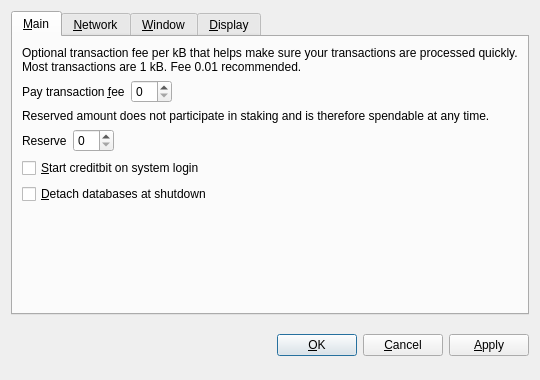
<?xml version="1.0" encoding="UTF-8"?>
<ui version="4.0">
 <class>OptionsDialog</class>
 <widget class="QDialog" name="OptionsDialog">
  <property name="geometry">
   <rect>
    <x>0</x>
    <y>0</y>
    <width>540</width>
    <height>380</height>
   </rect>
  </property>
  <property name="windowTitle">
   <string>Options</string>
  </property>
  <property name="modal">
   <bool>true</bool>
  </property>
  <layout class="QVBoxLayout" name="verticalLayout">
   <item>
    <widget class="QTabWidget" name="tabWidget">
     <property name="tabPosition">
      <enum>QTabWidget::North</enum>
     </property>
     <property name="currentIndex">
      <number>0</number>
     </property>
     <widget class="QWidget" name="tabMain">
      <attribute name="title">
       <string>&amp;Main</string>
      </attribute>
      <layout class="QVBoxLayout" name="verticalLayout_Main">
       <item>
        <widget class="QLabel" name="transactionFeeInfoLabel">
         <property name="text">
          <string>Optional transaction fee per kB that helps make sure your transactions are processed quickly. Most transactions are 1 kB. Fee 0.01 recommended.</string>
         </property>
         <property name="textFormat">
          <enum>Qt::PlainText</enum>
         </property>
         <property name="wordWrap">
          <bool>true</bool>
         </property>
        </widget>
       </item>
       <item>
        <layout class="QHBoxLayout" name="horizontalLayoutFee">
         <item>
          <widget class="QLabel" name="transactionFeeLabel">
           <property name="text">
            <string>Pay transaction &amp;fee</string>
           </property>
           <property name="textFormat">
            <enum>Qt::PlainText</enum>
           </property>
           <property name="buddy">
            <cstring>transactionFee</cstring>
           </property>
          </widget>
         </item>
         <item>
          <widget class="BitcoinAmountField" name="transactionFee"/>
         </item>
         <item>
          <spacer name="horizontalSpacerFee">
           <property name="orientation">
            <enum>Qt::Horizontal</enum>
           </property>
           <property name="sizeHint" stdset="0">
            <size>
             <width>40</width>
             <height>20</height>
            </size>
           </property>
          </spacer>
         </item>
        </layout>
       </item>
       <item>
        <widget class="QLabel" name="reserveBalanceInfoLabel">
         <property name="text">
          <string>Reserved amount does not participate in staking and is therefore spendable at any time.</string>
         </property>
         <property name="textFormat">
          <enum>Qt::PlainText</enum>
         </property>
         <property name="wordWrap">
          <bool>true</bool>
         </property>
        </widget>
       </item>
       <item>
        <layout class="QHBoxLayout" name="horizontalLayoutReserveBalance">
         <item>
          <widget class="QLabel" name="reserveBalanceLabel">
           <property name="text">
            <string>Reserve</string>
           </property>
           <property name="textFormat">
            <enum>Qt::PlainText</enum>
           </property>
           <property name="buddy">
            <cstring>reserveBalance</cstring>
           </property>
          </widget>
         </item>
         <item>
          <widget class="BitcoinAmountField" name="reserveBalance"/>
         </item>
         <item>
          <spacer name="horizontalSpacerReserveBalance">
           <property name="orientation">
            <enum>Qt::Horizontal</enum>
           </property>
           <property name="sizeHint" stdset="0">
            <size>
             <width>40</width>
             <height>20</height>
            </size>
           </property>
          </spacer>
         </item>
        </layout>
       </item>
       <item>
        <widget class="QCheckBox" name="bitcoinAtStartup">
         <property name="toolTip">
          <string>Automatically start creditbit after logging in to the system.</string>
         </property>
         <property name="text">
          <string>&amp;Start creditbit on system login</string>
         </property>
        </widget>
       </item>
       <item>
        <widget class="QCheckBox" name="detachDatabases">
         <property name="toolTip">
          <string>Detach block and address databases at shutdown. This means they can be moved to another data directory, but it slows down shutdown. The wallet is always detached.</string>
         </property>
         <property name="text">
          <string>&amp;Detach databases at shutdown</string>
         </property>
        </widget>
       </item>
       <item>
        <spacer name="verticalSpacer_Main">
         <property name="orientation">
          <enum>Qt::Vertical</enum>
         </property>
         <property name="sizeHint" stdset="0">
          <size>
           <width>20</width>
           <height>40</height>
          </size>
         </property>
        </spacer>
       </item>
      </layout>
     </widget>
     <widget class="QWidget" name="tabNetwork">
      <attribute name="title">
       <string>&amp;Network</string>
      </attribute>
      <layout class="QVBoxLayout" name="verticalLayout_Network">
       <item>
        <widget class="QCheckBox" name="mapPortUpnp">
         <property name="toolTip">
          <string>Automatically open the creditbit client port on the router. This only works when your router supports UPnP and it is enabled.</string>
         </property>
         <property name="text">
          <string>Map port using &amp;UPnP</string>
         </property>
        </widget>
       </item>
       <item>
        <widget class="QCheckBox" name="connectSocks">
         <property name="toolTip">
          <string>Connect to the creditbit network through a SOCKS proxy (e.g. when connecting through Tor).</string>
         </property>
         <property name="text">
          <string>&amp;Connect through SOCKS proxy:</string>
         </property>
        </widget>
       </item>
       <item>
        <layout class="QHBoxLayout" name="horizontalLayout_Network">
         <item>
          <widget class="QLabel" name="proxyIpLabel">
           <property name="text">
            <string>Proxy &amp;IP:</string>
           </property>
           <property name="textFormat">
            <enum>Qt::PlainText</enum>
           </property>
           <property name="buddy">
            <cstring>proxyIp</cstring>
           </property>
          </widget>
         </item>
         <item>
          <widget class="QValidatedLineEdit" name="proxyIp">
           <property name="maximumSize">
            <size>
             <width>140</width>
             <height>16777215</height>
            </size>
           </property>
           <property name="toolTip">
            <string>IP address of the proxy (e.g. 127.0.0.1)</string>
           </property>
          </widget>
         </item>
         <item>
          <widget class="QLabel" name="proxyPortLabel">
           <property name="text">
            <string>&amp;Port:</string>
           </property>
           <property name="textFormat">
            <enum>Qt::PlainText</enum>
           </property>
           <property name="buddy">
            <cstring>proxyPort</cstring>
           </property>
          </widget>
         </item>
         <item>
          <widget class="QLineEdit" name="proxyPort">
           <property name="maximumSize">
            <size>
             <width>55</width>
             <height>16777215</height>
            </size>
           </property>
           <property name="toolTip">
            <string>Port of the proxy (e.g. 9050)</string>
           </property>
          </widget>
         </item>
         <item>
          <widget class="QLabel" name="socksVersionLabel">
           <property name="text">
            <string>SOCKS &amp;Version:</string>
           </property>
           <property name="textFormat">
            <enum>Qt::PlainText</enum>
           </property>
           <property name="buddy">
            <cstring>socksVersion</cstring>
           </property>
          </widget>
         </item>
         <item>
          <widget class="QValueComboBox" name="socksVersion">
           <property name="toolTip">
            <string>SOCKS version of the proxy (e.g. 5)</string>
           </property>
          </widget>
         </item>
         <item>
          <spacer name="horizontalSpacer_Network">
           <property name="orientation">
            <enum>Qt::Horizontal</enum>
           </property>
           <property name="sizeHint" stdset="0">
            <size>
             <width>40</width>
             <height>20</height>
            </size>
           </property>
          </spacer>
         </item>
        </layout>
       </item>
       <item>
        <spacer name="verticalSpacer_Network">
         <property name="orientation">
          <enum>Qt::Vertical</enum>
         </property>
         <property name="sizeHint" stdset="0">
          <size>
           <width>20</width>
           <height>40</height>
          </size>
         </property>
        </spacer>
       </item>
      </layout>
     </widget>
     <widget class="QWidget" name="tabWindow">
      <attribute name="title">
       <string>&amp;Window</string>
      </attribute>
      <layout class="QVBoxLayout" name="verticalLayout_Window">
       <item>
        <widget class="QCheckBox" name="minimizeToTray">
         <property name="toolTip">
          <string>Show only a tray icon after minimizing the window.</string>
         </property>
         <property name="text">
          <string>&amp;Minimize to the tray instead of the taskbar</string>
         </property>
        </widget>
       </item>
       <item>
        <widget class="QCheckBox" name="minimizeOnClose">
         <property name="toolTip">
          <string>Minimize instead of exit the application when the window is closed. When this option is enabled, the application will be closed only after selecting Quit in the menu.</string>
         </property>
         <property name="text">
          <string>M&amp;inimize on close</string>
         </property>
        </widget>
       </item>
       <item>
        <spacer name="verticalSpacer_Window">
         <property name="orientation">
          <enum>Qt::Vertical</enum>
         </property>
         <property name="sizeHint" stdset="0">
          <size>
           <width>20</width>
           <height>40</height>
          </size>
         </property>
        </spacer>
       </item>
      </layout>
     </widget>
     <widget class="QWidget" name="tabDisplay">
      <attribute name="title">
       <string>&amp;Display</string>
      </attribute>
      <layout class="QVBoxLayout" name="verticalLayout_Display">
       <item>
        <layout class="QHBoxLayout" name="horizontalLayout_1_Display">
         <item>
          <widget class="QLabel" name="langLabel">
           <property name="text">
            <string>User Interface &amp;language:</string>
           </property>
           <property name="textFormat">
            <enum>Qt::PlainText</enum>
           </property>
           <property name="buddy">
            <cstring>lang</cstring>
           </property>
          </widget>
         </item>
         <item>
          <widget class="QValueComboBox" name="lang">
           <property name="toolTip">
            <string>The user interface language can be set here. This setting will take effect after restarting creditbit.</string>
           </property>
          </widget>
         </item>
        </layout>
       </item>
       <item>
        <layout class="QHBoxLayout" name="horizontalLayout_2_Display">
         <item>
          <widget class="QLabel" name="unitLabel">
           <property name="text">
            <string>&amp;Unit to show amounts in:</string>
           </property>
           <property name="textFormat">
            <enum>Qt::PlainText</enum>
           </property>
           <property name="buddy">
            <cstring>unit</cstring>
           </property>
          </widget>
         </item>
         <item>
          <widget class="QValueComboBox" name="unit">
           <property name="toolTip">
            <string>Choose the default subdivision unit to show in the interface and when sending coins.</string>
           </property>
          </widget>
         </item>
        </layout>
       </item>
       <item>
        <widget class="QCheckBox" name="displayAddresses">
         <property name="toolTip">
          <string>Whether to show creditbit addresses in the transaction list or not.</string>
         </property>
         <property name="text">
          <string>&amp;Display addresses in transaction list</string>
         </property>
        </widget>
       </item>
       <item>
        <widget class="QCheckBox" name="coinControlFeatures">
         <property name="toolTip">
          <string>Whether to show coin control features or not.</string>
         </property>
         <property name="text">
          <string>Display coin &amp;control features (experts only!)</string>
         </property>
        </widget>
       </item>
       <item>
        <spacer name="verticalSpacer_Display">
         <property name="orientation">
          <enum>Qt::Vertical</enum>
         </property>
         <property name="sizeHint" stdset="0">
          <size>
           <width>20</width>
           <height>40</height>
          </size>
         </property>
        </spacer>
       </item>
      </layout>
     </widget>
    </widget>
   </item>
   <item>
    <layout class="QHBoxLayout" name="horizontalLayout_Buttons">
     <item>
      <spacer name="horizontalSpacer_1">
       <property name="orientation">
        <enum>Qt::Horizontal</enum>
       </property>
       <property name="sizeHint" stdset="0">
        <size>
         <width>40</width>
         <height>48</height>
        </size>
       </property>
      </spacer>
     </item>
     <item>
      <widget class="QLabel" name="statusLabel">
       <property name="font">
        <font>
         <weight>75</weight>
         <bold>true</bold>
        </font>
       </property>
       <property name="text">
        <string/>
       </property>
       <property name="textFormat">
        <enum>Qt::PlainText</enum>
       </property>
       <property name="wordWrap">
        <bool>true</bool>
       </property>
      </widget>
     </item>
     <item>
      <spacer name="horizontalSpacer_2">
       <property name="orientation">
        <enum>Qt::Horizontal</enum>
       </property>
       <property name="sizeHint" stdset="0">
        <size>
         <width>40</width>
         <height>48</height>
        </size>
       </property>
      </spacer>
     </item>
     <item>
      <widget class="QPushButton" name="okButton">
       <property name="text">
        <string>&amp;OK</string>
       </property>
      </widget>
     </item>
     <item>
      <widget class="QPushButton" name="cancelButton">
       <property name="text">
        <string>&amp;Cancel</string>
       </property>
       <property name="autoDefault">
        <bool>false</bool>
       </property>
      </widget>
     </item>
     <item>
      <widget class="QPushButton" name="applyButton">
       <property name="text">
        <string>&amp;Apply</string>
       </property>
       <property name="autoDefault">
        <bool>false</bool>
       </property>
      </widget>
     </item>
    </layout>
   </item>
  </layout>
 </widget>
 <customwidgets>
  <customwidget>
   <class>BitcoinAmountField</class>
   <extends>QSpinBox</extends>
   <header>bitcoinamountfield.h</header>
  </customwidget>
  <customwidget>
   <class>QValueComboBox</class>
   <extends>QComboBox</extends>
   <header>qvaluecombobox.h</header>
  </customwidget>
  <customwidget>
   <class>QValidatedLineEdit</class>
   <extends>QLineEdit</extends>
   <header>qvalidatedlineedit.h</header>
  </customwidget>
 </customwidgets>
 <resources/>
 <connections/>
</ui>
